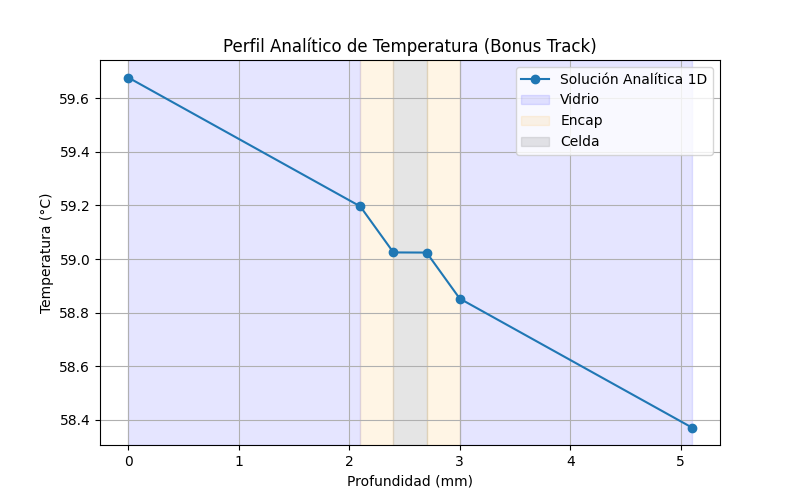

Recreate this plot in Python.
import numpy as np
import matplotlib.pyplot as plt

# Parametros inciso a)
T_amb_C = 20.0
T_amb = T_amb_C + 273.15
T_cielo = 230.0
T_suelo = T_amb

sigma = 5.67e-8
G_solar = 800.0

# Dimensiones inciso a)
L_vidrio = 0.0021   
L_encapsulante = 0.0003  
L_celda  = 0.0003   
L_panel_vert = 2.416
L_panel_horiz = 1.09 

theta_grados = 45.0
theta_rad = np.deg2rad(theta_grados)

k_vidrio = 1.0
k_encapsulante = 0.4
k_celda  = 148.0

eps_vidrio = 0.85
rho_vidrio = 0.05
q_solar_entrada = (1.0 - rho_vidrio) * G_solar 

# Factores de Vista
F_cielo_sup = (1.0 + np.cos(theta_rad)) / 2.0
F_suelo_sup = 1.0 - F_cielo_sup
F_suelo_inf = 1.0

# Funciones
def propiedades_aire(T_celsius):
    T = T_celsius
    tk = T + 273.15
    rho = 352.977/tk
    cp = 1003.7 - 0.032*T + 0.00035*T**2
    k = 0.0241 + 0.000076*T
    mu = (1.74 + 0.0049*T - 3.5e-6*T**2)*1e-5
    nu = mu/rho
    pr = nu/(k/(rho*cp))
    beta = 1/tk
    return k, nu, pr, beta

def calcular_h(T_sup, T_inf):
    # Superficie Superior
    T_pelicula_sup = (T_sup + T_amb) / 2
    ka, nu, pr, beta = propiedades_aire(T_pelicula_sup - 273.15)
    
    # Forzada
    Re_L = 1.0 * L_panel_vert / nu 
    if Re_L < 5e5:
        Nu_f = 0.664 * (Re_L**0.5) * (pr**(1/3))
    else:
        Nu_f = (0.037 * (Re_L**0.8) - 871) * (pr**(1/3))
    h_f = Nu_f * ka / L_panel_vert
    
    # Natural
    L_nat = (L_panel_vert * L_panel_horiz) / (2*(L_panel_vert + L_panel_horiz))
    g_eff = 9.81 * np.cos(theta_rad)
    Ra_nat = (g_eff * beta * abs(T_sup - T_amb) * (L_nat**3) * pr) / (nu**2)
    
    if Ra_nat < 1e7: Nu_n = 0.54 * (Ra_nat**(1/4))
    else:            Nu_n = 0.15 * (Ra_nat**(1/3))
    h_n_sup = Nu_n * ka / L_nat
    
    # Combinada
    n_exp = 3 + np.cos(theta_rad)
    h_conv_sup = (h_n_sup**n_exp + h_f**n_exp)**(1/n_exp)
    
    # Superficie Inferior
    T_pelicula_inf = (T_inf + T_amb) / 2
    kb, nub, prb, betab = propiedades_aire(T_pelicula_inf - 273.15)
    g_eff_bot = 9.81 * np.cos(theta_rad)
    Ra_L_bot = (g_eff_bot * betab * abs(T_inf - T_amb) * L_panel_vert**3 * prb) / (nub**2)
    
    num_cc = 0.387 * (Ra_L_bot**(1/6))
    den_cc = (1 + (0.492 / prb)**(9/16))**(8/27)
    Nu_churchill = (0.825 + num_cc / den_cc)**2
    h_conv_inf = Nu_churchill * kb / L_panel_vert
    
    return h_conv_sup, h_conv_inf

# Iteraciones

# Resistencias
R_vidrio = L_vidrio / k_vidrio
R_encapsulante = L_encapsulante / k_encapsulante
R_celda  = L_celda  / k_celda
R_cond_total = 2*R_vidrio + 2*R_encapsulante + R_celda

# Valores iniciales
T_sup = 40.0 + 273.15
T_inf = 40.0 + 273.15
error = 1.0
tol = 1e-6
cont_iter = 0

print("Iniciando cálculo analítico iterativo...")

while error > tol and cont_iter < 1000:
    cont_iter += 1
    T_sup_ant = T_sup
    T_inf_ant = T_inf
    
    h_conv_sup, h_conv_inf = calcular_h(T_sup, T_inf)
    
    h_rad_sup = eps_vidrio * sigma * (
        F_cielo_sup * (T_sup**2 + T_cielo**2)*(T_sup + T_cielo) +
        F_suelo_sup * (T_sup**2 + T_suelo**2)*(T_sup + T_suelo)
    )
    
    h_rad_inf = eps_vidrio * sigma * F_suelo_inf * (T_inf**2 + T_suelo**2)*(T_inf + T_suelo)
    
    h_total_sup = h_conv_sup + h_rad_sup
    h_total_inf = h_conv_inf + h_rad_inf
    
    R_sup_total = 1.0 / h_total_sup
    R_inf_total = 1.0 / h_total_inf
    
    ganancia_rad_sup = eps_vidrio * sigma * (F_cielo_sup*T_cielo**4 + F_suelo_sup*T_suelo**4)
    ganancia_rad_inf = eps_vidrio * sigma * (F_suelo_inf*T_suelo**4)
    
    k_rad_sup = 4 * eps_vidrio * sigma * T_sup_ant**3
    k_rad_inf = 4 * eps_vidrio * sigma * T_inf_ant**3
    
    Matriz_A = np.zeros((2,2))
    Vector_b = np.zeros(2)
    
    # Nodo Superior
    Matriz_A[0,0] = h_conv_sup + k_rad_sup + (1.0/R_cond_total)
    Matriz_A[0,1] = -(1.0/R_cond_total)
    Vector_b[0]   = q_solar_entrada + h_conv_sup*T_amb + ganancia_rad_sup
    
    # Nodo Inferior
    Matriz_A[1,0] = -(1.0/R_cond_total)
    Matriz_A[1,1] = h_conv_inf + k_rad_inf + (1.0/R_cond_total)
    Vector_b[1]   = h_conv_inf*T_amb + ganancia_rad_inf
    
    temps = np.linalg.solve(Matriz_A, Vector_b)
    T_sup = temps[0]
    T_inf = temps[1]
    
    error = max(abs(T_sup - T_sup_ant), abs(T_inf - T_inf_ant))

print(f"Convergió en {cont_iter} iteraciones.")
print(f"T_sup: {T_sup-273.15:.2f} °C")
print(f"T_inf: {T_inf-273.15:.2f} °C")

flujo_q = (T_sup - T_inf) / R_cond_total

x_interfaz = [0]
t_interfaz = [T_sup]

# Vidrio Superior
x_interfaz.append(L_vidrio)
t_interfaz.append(t_interfaz[-1] - flujo_q * R_vidrio)
# Encapsulante Superior
x_interfaz.append(x_interfaz[-1] + L_encapsulante)
t_interfaz.append(t_interfaz[-1] - flujo_q * R_encapsulante)
# Celda
x_interfaz.append(x_interfaz[-1] + L_celda)
t_interfaz.append(t_interfaz[-1] - flujo_q * R_celda)
# Encapsulante Inferior
x_interfaz.append(x_interfaz[-1] + L_encapsulante)
t_interfaz.append(t_interfaz[-1] - flujo_q * R_encapsulante)
# Vidrio Inferior
x_interfaz.append(x_interfaz[-1] + L_vidrio)
t_interfaz.append(t_interfaz[-1] - flujo_q * R_vidrio)

X_grafico = np.array(x_interfaz) * 1000 
T_grafico = np.array(t_interfaz) - 273.15 

# Grafico
plt.figure(figsize=(8,5))
plt.plot(X_grafico, T_grafico, 'o-', label='Solución Analítica 1D')

plt.axvspan(0, L_vidrio*1000, alpha=0.1, color='blue', label='Vidrio')
plt.axvspan(L_vidrio*1000, (L_vidrio+L_encapsulante)*1000, alpha=0.1, color='orange', label='Encap')
plt.axvspan((L_vidrio+L_encapsulante)*1000, (L_vidrio+L_encapsulante+L_celda)*1000, alpha=0.2, color='gray', label='Celda')
plt.axvspan((L_vidrio+L_encapsulante+L_celda)*1000, (L_vidrio+2*L_encapsulante+L_celda)*1000, alpha=0.1, color='orange')
plt.axvspan((L_vidrio+2*L_encapsulante+L_celda)*1000, (2*L_vidrio+2*L_encapsulante+L_celda)*1000, alpha=0.1, color='blue')

plt.xlabel('Profundidad (mm)')
plt.ylabel('Temperatura (°C)')
plt.title('Perfil Analítico de Temperatura (Bonus Track)')
plt.grid(True)
plt.legend()
plt.show()
